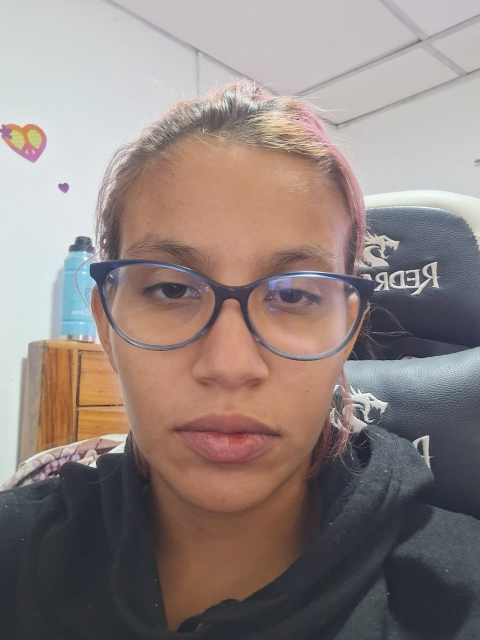
#> input picture data/test/personaA_cansado_1.jpg, 960 x 1280 px (shown at 1/2 size)
$ python -i process_all_images.py   (imports and definitions only)
#> lines starting #> are read from the running program, lines starting #| are printed output that depends on the picture
import os
import cv2

# --- Configuración inicial ---
personas = ['personaA', 'personaB']  # Reemplaza con tus nombres reales
emociones = ['triste', 'pensativo', 'con_ira', 'cansado', 'sorprendido', 'riendo', 'alegre']
conjuntos = ['train', 'val']  # Ahora procesa ambos conjuntos

# --- Funciones de apoyo ---
def detectar_y_recortar_cara(imagen_path):
    """Detecta y recorta caras usando Haar Cascade."""
#> called with imagen_path = 'data/test/personaA_cansado_1.jpg'
    face_cascade = cv2.CascadeClassifier(cv2.data.haarcascades + 'haarcascade_frontalface_default.xml')
    imagen = cv2.imread(imagen_path)
#> imagen is the input picture: shape (1280, 960, 3); mean B, G, R 127.3, 131, 144

    if imagen is None:
        print(f"Error leyendo: {imagen_path}")
        return None

    gray = cv2.cvtColor(imagen, cv2.COLOR_BGR2GRAY)
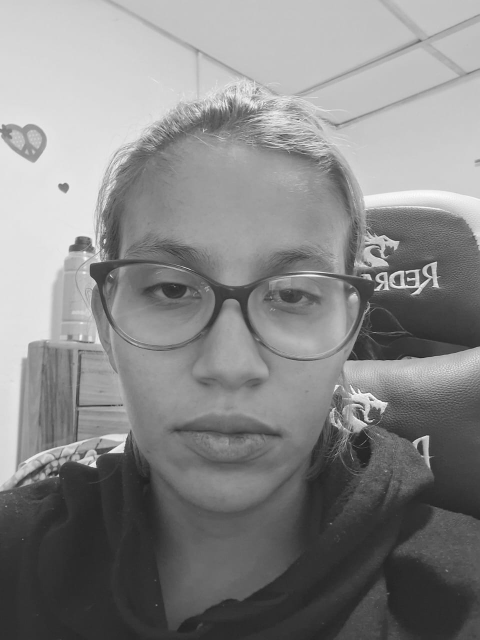
#> gray: shape (1280, 960) (shown at 1/2 size); min 2, max 255, mean 134.4
    caras = face_cascade.detectMultiScale(gray, scaleFactor=1.1, minNeighbors=5)
#> caras = [[125, 339, 658, 658]]

    if len(caras) == 0:
        print(f"No se detectaron caras en: {imagen_path}")
        return None

    x, y, w, h = caras[0]  # Tomamos la primera cara detectada
#> x = 125; y = 339; w = 658; h = 658
    cara = imagen[y:y+h, x:x+w]
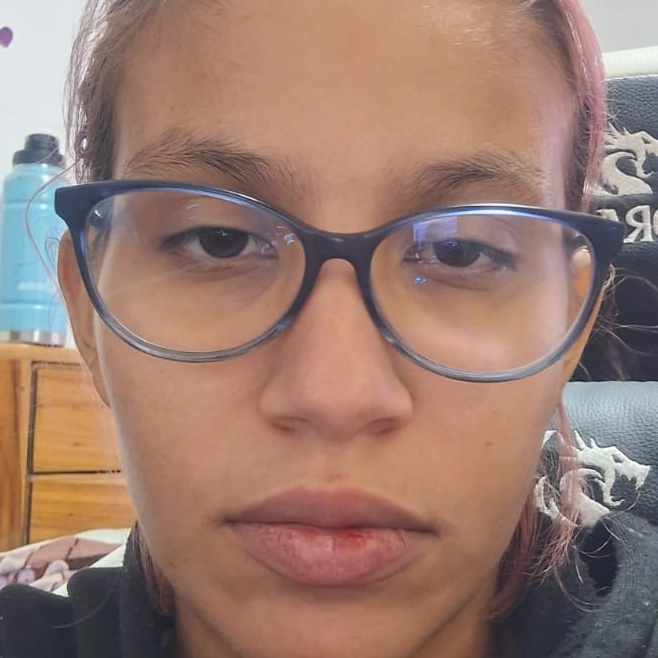
#> cara: shape (658, 658, 3); mean B, G, R 112.7, 123.7, 154.2
    return cv2.resize(cara, (224, 224))  # Normalizamos tamaño

def aumentar_imagen(imagen):
    """Aplica aumentaciones aleatorias."""
    import random
    # Flip horizontal (50% de probabilidad)
    if random.random() > 0.5:
        imagen = cv2.flip(imagen, 1)
    # Puedes añadir más aumentaciones aquí (rotación, brillo, etc.)
    return imagen

# --- Procesamiento principal ---
def procesar_todos_conjuntos():
    for conjunto in conjuntos:  # Procesa train y val
        for persona in personas:
            for emocion in emociones:
                ruta_carpeta = os.path.join("data", conjunto, persona, emocion)

                if not os.path.exists(ruta_carpeta):
                    print(f"⚠️ Carpeta no encontrada: {ruta_carpeta}")
                    continue

                print(f"\nProcesando: {ruta_carpeta}...")
                for img_name in os.listdir(ruta_carpeta):
                    if not img_name.lower().endswith(('.jpg', '.jpeg', '.png')):
                        continue

                    full_path = os.path.join(ruta_carpeta, img_name)

                    # 1. Detección y recorte de cara
                    cara_recortada = detectar_y_recortar_cara(full_path)
                    if cara_recortada is not None:
                        cv2.imwrite(full_path, cara_recortada)  # Sobreescribe original

                    # 2. Aumentación (opcional)
                    try:
                        imagen = cv2.imread(full_path)
                        if imagen is not None:
                            imagen_aug = aumentar_imagen(imagen)
                            nombre_aug = os.path.splitext(img_name)[0] + "_proc.jpg"
                            cv2.imwrite(os.path.join(ruta_carpeta, nombre_aug), imagen_aug)
                    except Exception as e:
                        print(f"❌ Error en {img_name}: {str(e)}")

# --- Ejecución ---
# [4 lines not run here, left out]

>>> result = detectar_y_recortar_cara('data/test/personaA_cansado_1.jpg')

$ run again, on data/train/personaA/alegre/personaA_alegre_003.jpg
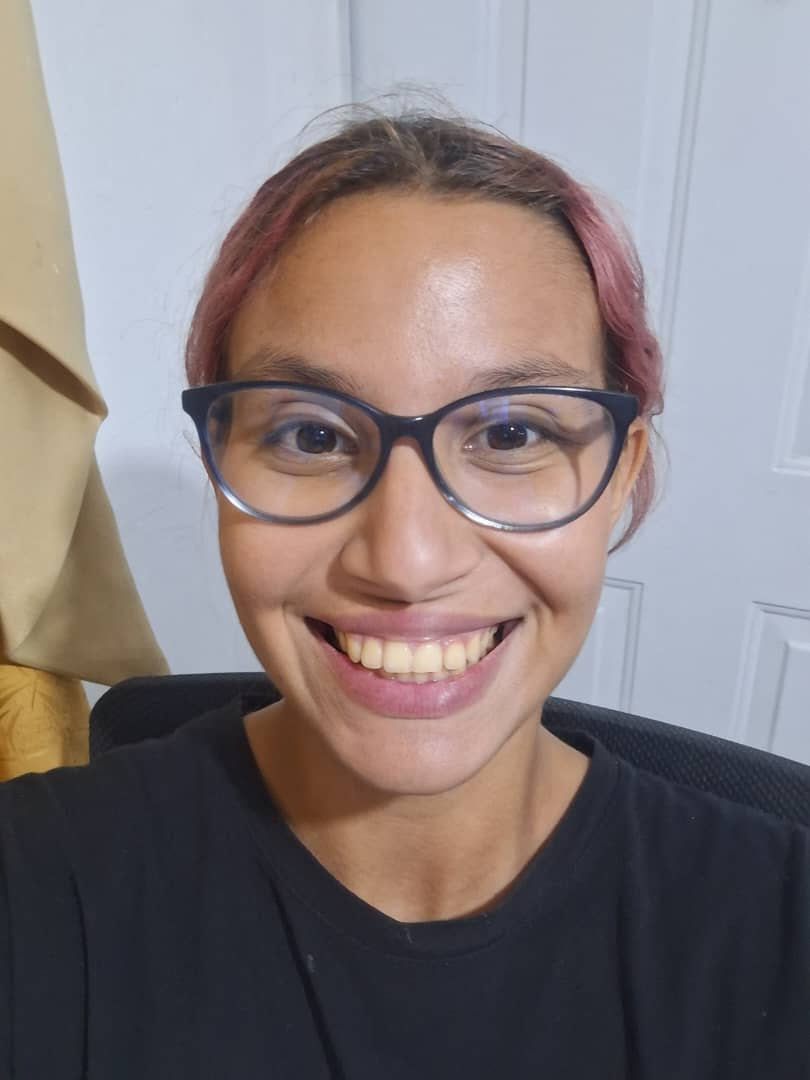
#> input picture data/train/personaA/alegre/personaA_alegre_003.jpg, 810 x 1080 px
#> in detectar_y_recortar_cara, imagen is the input picture: shape (1080, 810, 3); mean B, G, R 125.1, 123.7, 133.2
#> in detectar_y_recortar_cara, `gray = cv2.cvtColor(imagen, cv2.COLOR_BGR2GRAY)`:
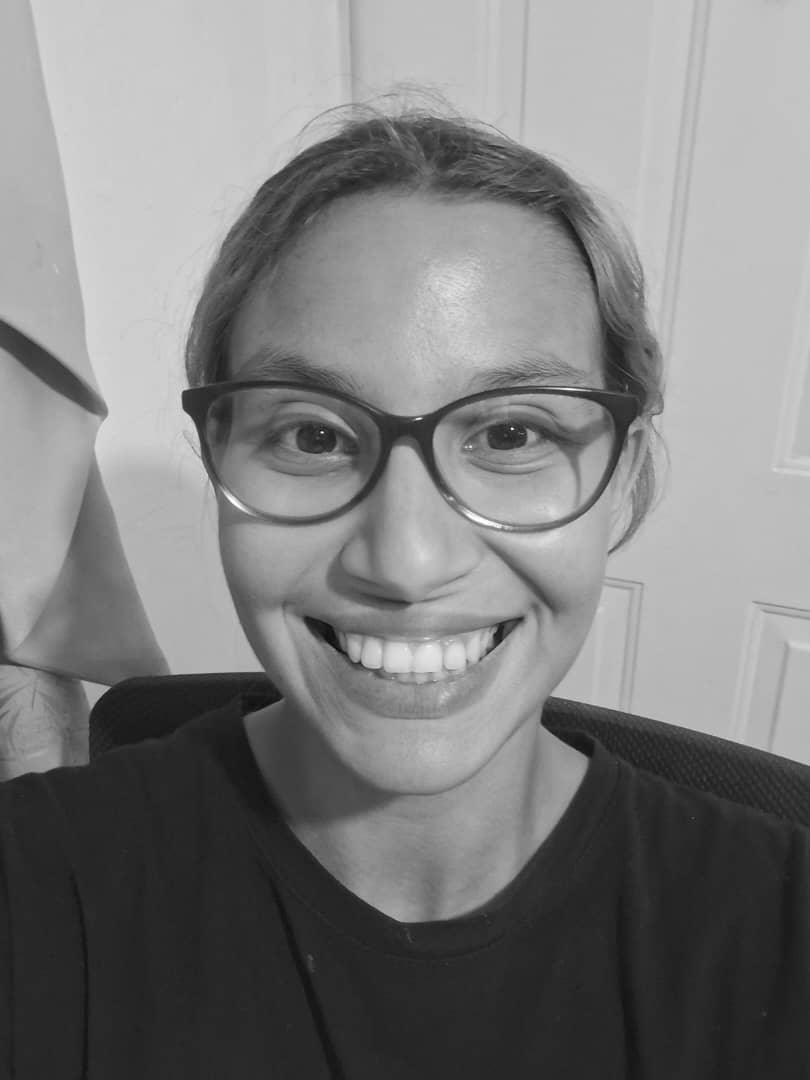
#> gray: shape (1080, 810); min 7, max 255, mean 126.7
#> caras = [[141, 228, 539, 539]]
#> x = 141; y = 228; w = 539
#> in detectar_y_recortar_cara, `cara = imagen[y:y+h, x:x+w]`:
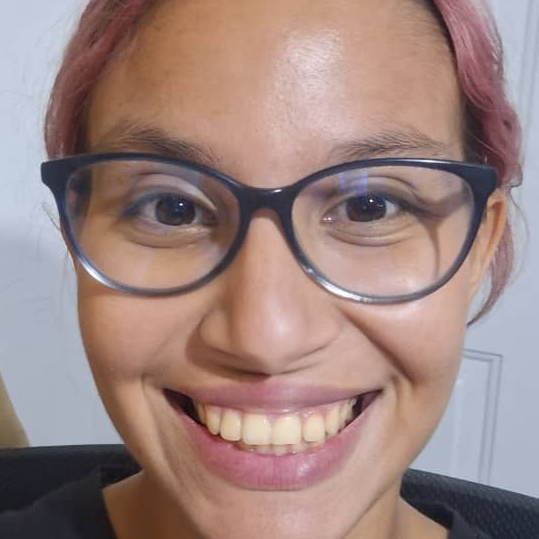
#> cara: shape (539, 539, 3); mean B, G, R 128.9, 133, 157.9

$ run again, on data/train/personaA/alegre/personaA_alegre_006.jpg
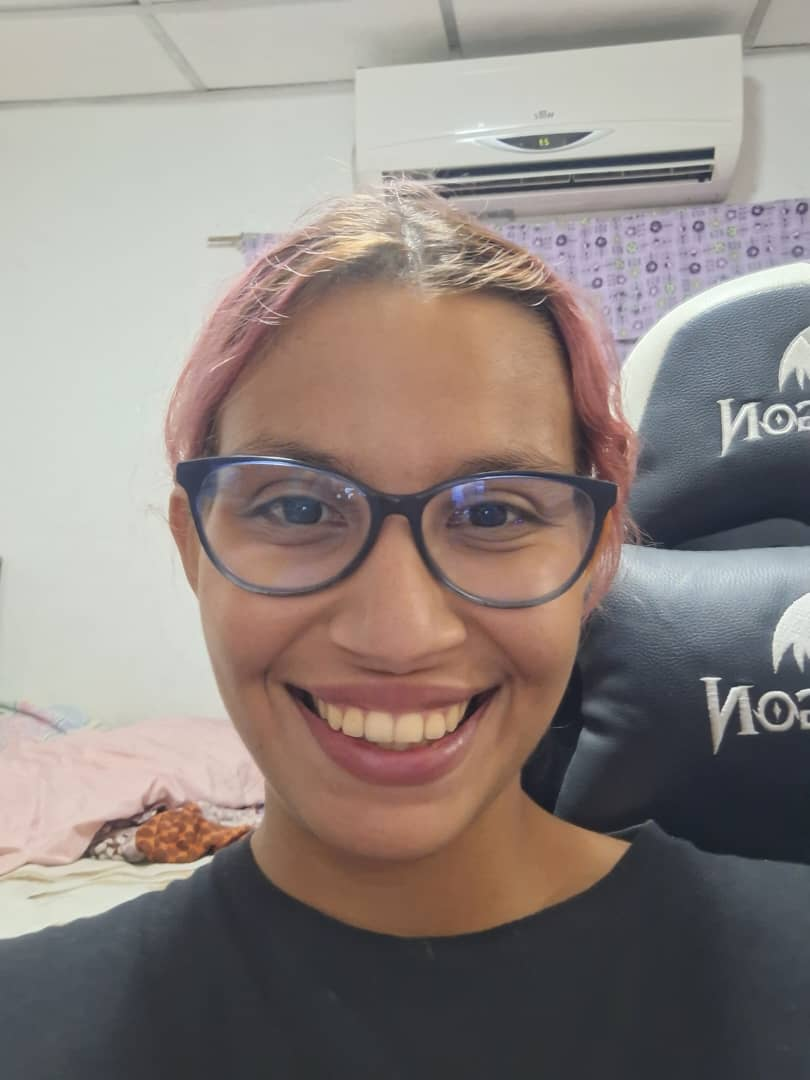
#> input picture data/train/personaA/alegre/personaA_alegre_006.jpg, 810 x 1080 px
#> in detectar_y_recortar_cara, imagen is the input picture: shape (1080, 810, 3); mean B, G, R 128.5, 132.9, 143.1
#> in detectar_y_recortar_cara, `gray = cv2.cvtColor(imagen, cv2.COLOR_BGR2GRAY)`:
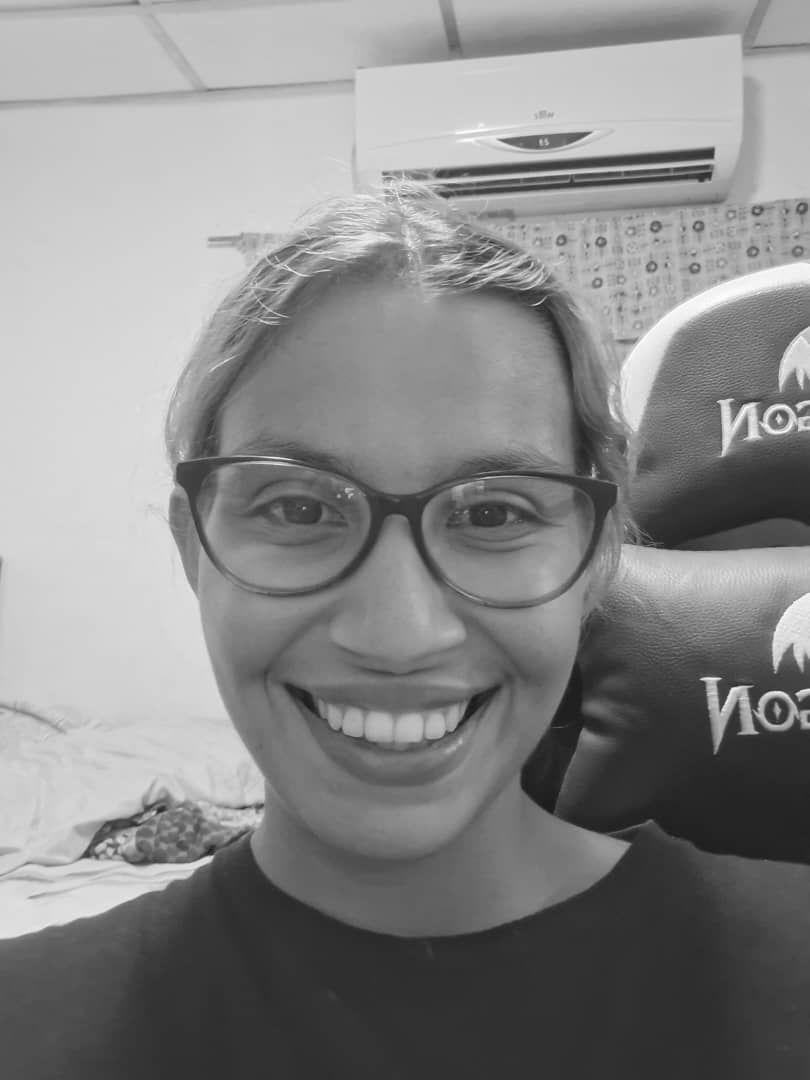
#> gray: shape (1080, 810); min 23, max 255, mean 135.5
#> caras = [[129, 321, 500, 500]]
#> x = 129; y = 321; w = 500
#> in detectar_y_recortar_cara, `cara = imagen[y:y+h, x:x+w]`:
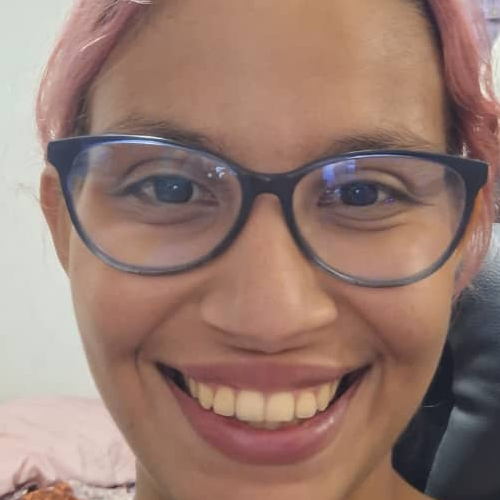
#> cara: shape (500, 500, 3); mean B, G, R 112.7, 123.3, 152.7
